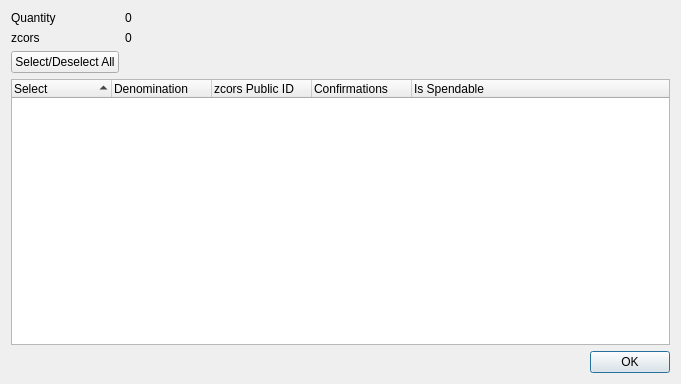
<?xml version="1.0" encoding="UTF-8"?>
<ui version="4.0">
 <class>ZcoresControlDialog</class>
 <widget class="QDialog" name="ZcoresControlDialog">
  <property name="geometry">
   <rect>
    <x>0</x>
    <y>0</y>
    <width>681</width>
    <height>384</height>
   </rect>
  </property>
  <property name="minimumSize">
   <size>
    <width>681</width>
    <height>384</height>
   </size>
  </property>
  <property name="windowTitle">
   <string>Select zcors to Spend</string>
  </property>
  <layout class="QGridLayout" name="gridLayout">
   <item row="0" column="0">
    <layout class="QFormLayout" name="formLayout">
     <property name="sizeConstraint">
      <enum>QLayout::SetDefaultConstraint</enum>
     </property>
     <item row="0" column="0">
      <widget class="QLabel" name="labelQuantity">
       <property name="text">
        <string>Quantity</string>
       </property>
      </widget>
     </item>
     <item row="0" column="1">
      <widget class="QLabel" name="labelQuantity_int">
       <property name="text">
        <string>0</string>
       </property>
      </widget>
     </item>
     <item row="1" column="0">
      <widget class="QLabel" name="labelZcores">
       <property name="text">
        <string>zcors</string>
       </property>
      </widget>
     </item>
     <item row="1" column="1">
      <widget class="QLabel" name="labelZcores_int">
       <property name="text">
        <string>0</string>
       </property>
      </widget>
     </item>
     <item row="2" column="0">
      <widget class="QPushButton" name="pushButtonAll">
       <property name="text">
        <string>Select/Deselect All</string>
       </property>
      </widget>
     </item>
    </layout>
   </item>
   <item row="1" column="0">
    <layout class="QVBoxLayout" name="verticalLayout">
     <item>
      <widget class="QTreeWidget" name="treeWidget">
       <property name="minimumSize">
        <size>
         <width>0</width>
         <height>250</height>
        </size>
       </property>
       <property name="alternatingRowColors">
        <bool>true</bool>
       </property>
       <property name="sortingEnabled">
        <bool>true</bool>
       </property>
       <property name="columnCount">
        <number>5</number>
       </property>
       <attribute name="headerDefaultSectionSize">
        <number>100</number>
       </attribute>
       <column>
        <property name="text">
         <string notr="true">Select</string>
        </property>
       </column>
       <column>
        <property name="text">
         <string notr="true">Denomination</string>
        </property>
       </column>
       <column>
        <property name="text">
         <string notr="true">zcors Public ID</string>
        </property>
       </column>
       <column>
        <property name="text">
         <string notr="true">Confirmations</string>
        </property>
       </column>
       <column>
        <property name="text">
         <string>Is Spendable</string>
        </property>
       </column>
      </widget>
     </item>
     <item>
      <widget class="QDialogButtonBox" name="buttonBox">
       <property name="orientation">
        <enum>Qt::Horizontal</enum>
       </property>
       <property name="standardButtons">
        <set>QDialogButtonBox::Ok</set>
       </property>
      </widget>
     </item>
    </layout>
   </item>
  </layout>
 </widget>
 <resources/>
 <connections>
  <connection>
   <sender>buttonBox</sender>
   <signal>accepted()</signal>
   <receiver>ZcoresControlDialog</receiver>
   <slot>accept()</slot>
   <hints>
    <hint type="sourcelabel">
     <x>248</x>
     <y>254</y>
    </hint>
    <hint type="destinationlabel">
     <x>157</x>
     <y>274</y>
    </hint>
   </hints>
  </connection>
  <connection>
   <sender>buttonBox</sender>
   <signal>rejected()</signal>
   <receiver>ZcoresControlDialog</receiver>
   <slot>reject()</slot>
   <hints>
    <hint type="sourcelabel">
     <x>316</x>
     <y>260</y>
    </hint>
    <hint type="destinationlabel">
     <x>286</x>
     <y>274</y>
    </hint>
   </hints>
  </connection>
 </connections>
</ui>
